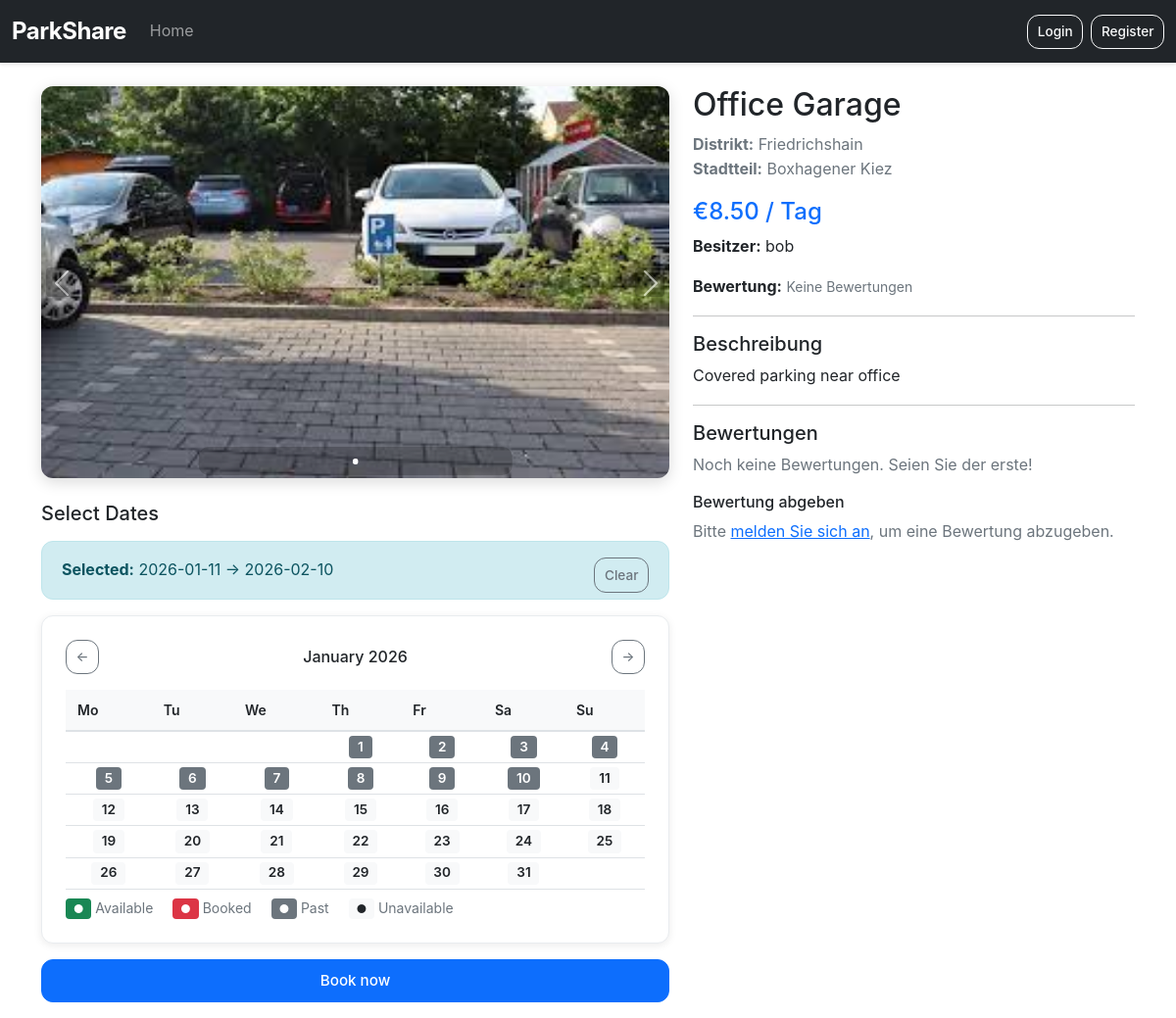
/parking.php?id=2&start_date=2026-01-11&end_date=2026-02-10, run on the app's committed database.
### tables this page shows
CREATE TABLE parkings (
              id INT AUTO_INCREMENT PRIMARY KEY,
              owner_id INT NOT NULL,
              title VARCHAR(100) NOT NULL DEFAULT '',
              description TEXT DEFAULT NULL,
              price DECIMAL(10,2) NOT NULL DEFAULT 0.00,
               
              status ENUM('draft','pending','approved','rejected') DEFAULT 'draft',
             
             
               
              district_id INT NULL,
              neighborhood_id INT NULL,
              created_at TIMESTAMP DEFAULT CURRENT_TIMESTAMP,
              modified_at TIMESTAMP DEFAULT CURRENT_TIMESTAMP ON UPDATE CURRENT_TIMESTAMP,
              FOREIGN KEY (owner_id) REFERENCES users(id),
              FOREIGN KEY (district_id) REFERENCES districts(id) ON DELETE RESTRICT,
              FOREIGN KEY (neighborhood_id) REFERENCES neighborhoods(id) ON DELETE RESTRICT,
              INDEX idx_parking_district (district_id),
              INDEX idx_parking_neighborhood (neighborhood_id)
);

CREATE TABLE districts (
  id INT AUTO_INCREMENT PRIMARY KEY,
  name VARCHAR(150) NOT NULL,
  created_at TIMESTAMP DEFAULT CURRENT_TIMESTAMP
);

CREATE TABLE neighborhoods (
  id INT AUTO_INCREMENT PRIMARY KEY,
  district_id INT NOT NULL,
  name VARCHAR(150) NOT NULL,
  created_at TIMESTAMP DEFAULT CURRENT_TIMESTAMP,
  FOREIGN KEY (district_id) REFERENCES districts(id) ON DELETE CASCADE
);

CREATE TABLE users (
    id INT AUTO_INCREMENT PRIMARY KEY,
    username VARCHAR(50) NOT NULL UNIQUE,
    email VARCHAR(100) NOT NULL UNIQUE,
    password_hash VARCHAR(255) NOT NULL,
    role ENUM('user', 'admin') DEFAULT 'user',
    active TINYINT(1) DEFAULT 1,      
    created_at TIMESTAMP DEFAULT CURRENT_TIMESTAMP,
    INDEX idx_email (email),
    INDEX idx_username (username)
);

### public/includes/parking_utils.php (called while the page is built, shortened)
<?php
require_once "validation.php";
function get_upload_dir($parkingId)
{
    return __DIR__ . '/../uploads/parkings/' . intval($parkingId) . '/';
}
function get_upload_web_prefix($parkingId)
{
    return 'uploads/parkings/' . intval($parkingId) . '/';
}
function get_image_files($parkingId)
{
    $dir = get_upload_dir($parkingId);
    $files = glob($dir . '*.{jpg,jpeg,png,gif}', GLOB_BRACE) ?: [];
    sort($files, SORT_NATURAL);
    $webPrefix = get_upload_web_prefix($parkingId);
    $result = [];
    foreach ($files as $f) {
        $result[] = $webPrefix . basename($f);
    }
    return $result;
}
function get_name_by_id($table, $id)
{
    global $conn;
    $validTables = ['districts', 'neighborhoods'];
    $stmt = $conn->prepare("SELECT name FROM " . $table . " WHERE id = ? LIMIT 1");
    $stmt->bind_param('i', $id);
    $stmt->execute();
    $name = $stmt->get_result()->fetch_assoc()['name'] ?? '';
    return $name;
}
function get_district_name($districtId)
{
    return get_name_by_id('districts', $districtId);
}
function get_neighborhood_name($neighborhoodId)
{
    return get_name_by_id('neighborhoods', $neighborhoodId);
}
function get_parking_by_id($parkingId)
{
    global $conn;
    $parkingId = (int)$parkingId;
    $stmt = $conn->prepare("
        SELECT p.*, u.username AS owner_name
        FROM parkings p
        LEFT JOIN users u ON p.owner_id = u.id
        WHERE p.id = ?
    ");
    $stmt->bind_param("i", $parkingId);
    $stmt->execute();
    $parking = $stmt->get_result()->fetch_assoc();
    return $parking;
}
function get_parking_rating($parkingId)
{
    global $conn;
    $parkingId = (int)$parkingId;
    $stmt = $conn->prepare("SELECT AVG(rating) AS avg_rating, COUNT(*) AS review_count FROM parking_reviews WHERE parking_id = ?");
    $stmt->bind_param("i", $parkingId);
    $stmt->execute();
    $result = $stmt->get_result()->fetch_assoc();
    return [
        'avg_rating' => $result['avg_rating'] !== null ? (float)$result['avg_rating'] : 0.0,
        'review_count' => (int)$result['review_count']
    ];
}

### public/parking.php (the view, shortened to what this page needs)
<?php
include_once "includes/parking_utils.php";
include "includes/header.php";
$id = (int)($_GET['id'] ?? 0);
$parking = get_parking_by_id($id);
$ratingData = get_parking_rating($id);
$reviews = get_parking_reviews($id);
$images = get_image_files($id);
$districtName = get_district_name($parking['district_id']);
$neighborhoodName = get_neighborhood_name($parking['neighborhood_id']);
?>
<!DOCTYPE html>
<html lang="de">
<body>
<div class="container mt-4">
    <div class="row">
        <div class="col-md-7">
            <?php if ($images): ?>
                <div id="carousel" class="carousel slide mb-4">
                    <div class="carousel-indicators">
                        <?php foreach ($images as $i => $img): ?>
                            <button type="button" data-bs-target="#carousel" data-bs-slide-to="<?= $i ?>" class="<?= $i === 0 ? 'active' : '' ?>" aria-label="Slide <?= $i + 1 ?>"></button>
                        <?php endforeach; ?>
                    </div>
                    <div class="carousel-inner">
                        <?php foreach ($images as $i => $img): ?>
                            <div class="carousel-item <?= $i === 0 ? 'active' : '' ?>">
                                <img src="<?= htmlspecialchars($img) ?>" class="parking-img" alt="Parkplatz">
                            </div>
                        <?php endforeach; ?>
                    </div>
                    <button class="carousel-control-prev" type="button" data-bs-target="#carousel" data-bs-slide="prev">
                        <span class="carousel-control-prev-icon" aria-hidden="true"></span>
                    </button>
                    <button class="carousel-control-next" type="button" data-bs-target="#carousel" data-bs-slide="next">
                        <span class="carousel-control-next-icon" aria-hidden="true"></span>
                    </button>
                </div>
            <?php endif; ?>
            <?php include "includes/calendar.php"; ?>
        </div>
        <div class="col-md-5">
            <h2><?= htmlspecialchars($parking['title']) ?></h2>
            <p class="text-muted">
                <strong>Distrikt:</strong> <?= htmlspecialchars($districtName ?: '—') ?> <br>
                <strong>Stadtteil:</strong> <?= htmlspecialchars($neighborhoodName ?: '—') ?>
            </p>
            <h4 class="text-primary">€<?= number_format((float)$parking['price'], 2) ?> / Tag</h4>
            <?php if (!empty($parking['owner_name'])): ?>
                <p><strong>Besitzer:</strong> <?= htmlspecialchars($parking['owner_name']) ?></p>
            <?php endif; ?>
            <div class="mb-2">
                <strong>Bewertung:</strong>
                <?php if ($ratingData['review_count'] > 0): ?>
                    <span class="text-warning">★ <?= number_format($ratingData['avg_rating'], 1) ?></span>
                    <small class="text-muted">(<?= $ratingData['review_count'] ?>)</small>
                <?php else: ?>
                    <small class="text-muted">Keine Bewertungen</small>
                <?php endif; ?>
            </div>
            <hr>
            <h5>Beschreibung</h5>
            <p><?= nl2br(htmlspecialchars($parking['description'])) ?></p>
            <hr>
            <div class="mt-3">
                <h5>Bewertungen</h5>
                <?php if (empty($reviews)): ?>
                    <p class="text-muted">Noch keine Bewertungen. Seien Sie der erste!</p>
                <?php endif; ?>
            </div>
            <div class="mt-3">
                <h6>Bewertung abgeben</h6>
                <?php if (!isset($_SESSION['user_id'])): ?>
                    <p class="text-muted">Bitte <a href="login.php">melden Sie sich an</a>, um eine Bewertung abzugeben.</p>
                <?php endif; ?>
            </div>
        </div>
    </div>
</div>
</body>
</html>

### public/css/style.css (style rules this page uses)
:root { --primary-color: #0d6efd; --success-color: #198754; --danger-color: #dc3545; --warning-color: #ffc107; --info-color: #0dcaf0; --light-color: #f8f9fa; --dark-color: #212529; --border-radius: 0.75rem; --box-shadow: 0 4px 15px rgba(0, 0, 0, 0.15); }
* { box-sizing: border-box; }
body { font-family: -apple-system, BlinkMacSystemFont, "Segoe UI", Roboto, "Helvetica Neue", Arial, sans-serif; color: var(--dark-color); background-color: #fff; line-height: 1.6; }
body { display: flex; flex-direction: column; min-height: 100vh; }
.text-muted { color: #6c757d !important; }
.mt-3 { margin-top: 1rem; }
.mt-4 { margin-top: 1.5rem; }
.mb-2 { margin-bottom: 0.5rem; }
.mb-4 { margin-bottom: 1.5rem; }
.parking-img { width: 100%; height: auto; display: block; max-height: 400px; }
.carousel { position: relative; background-color: #f8f9fa; border-radius: var(--border-radius); overflow: hidden; box-shadow: var(--box-shadow); margin: 0; padding: 0; margin-bottom: 1.5rem; }
.carousel-inner { position: relative; width: 100%; overflow: hidden; }
.carousel-item { position: relative; display: none; width: 100%; padding: 0; }
.carousel-item.active { display: block; }
.carousel-item img { width: 100%; height: auto; display: block; }
.carousel-indicators { position: absolute; bottom: 0.2rem; left: 50%; transform: translateX(-50%); display: flex; gap: 0.2rem; z-index: 10; padding: 0.1rem; background-color: rgba(0, 0, 0, 0.2); border-radius: 10px; margin: 0; list-style: none; }
.carousel-indicators button { width: 6px; height: 6px; border-radius: 50%; background-color: rgba(255, 255, 255, 0.6); border: none; cursor: pointer; transition: all 0.3s ease; padding: 0; margin: 0; min-width: 6px; min-height: 6px; max-width: 6px; max-height: 6px; flex-shrink: 0; appearance: none; -webkit-appearance: none; }
.carousel-indicators button.active { background-color: rgba(255, 255, 255, 1); }
.carousel-control-prev, .carousel-control-next { position: absolute; top: 50%; transform: translateY(-50%); width: 30px; height: 30px; background-color: rgba(0, 0, 0, 0.4); border: none; color: white; cursor: pointer; z-index: 5; transition: background-color 0.3s ease; display: block; border-radius: 4px; }
.carousel-control-prev { left: 5px; }
.carousel-control-next { right: 5px; }
.carousel-control-prev-icon, .carousel-control-next-icon { font-size: 1.5rem; font-weight: bold; color: white; line-height: 1; }

### data on the page
parkings: title "Office Garage", district.name "Friedrichshain", neighborhood.name "Boxhagener Kiez", price "8.50", owner.username "bob", description "Covered parking near office"

### other printed values
$selectedStart "2026-01-11"
$selectedEnd "2026-02-10"
